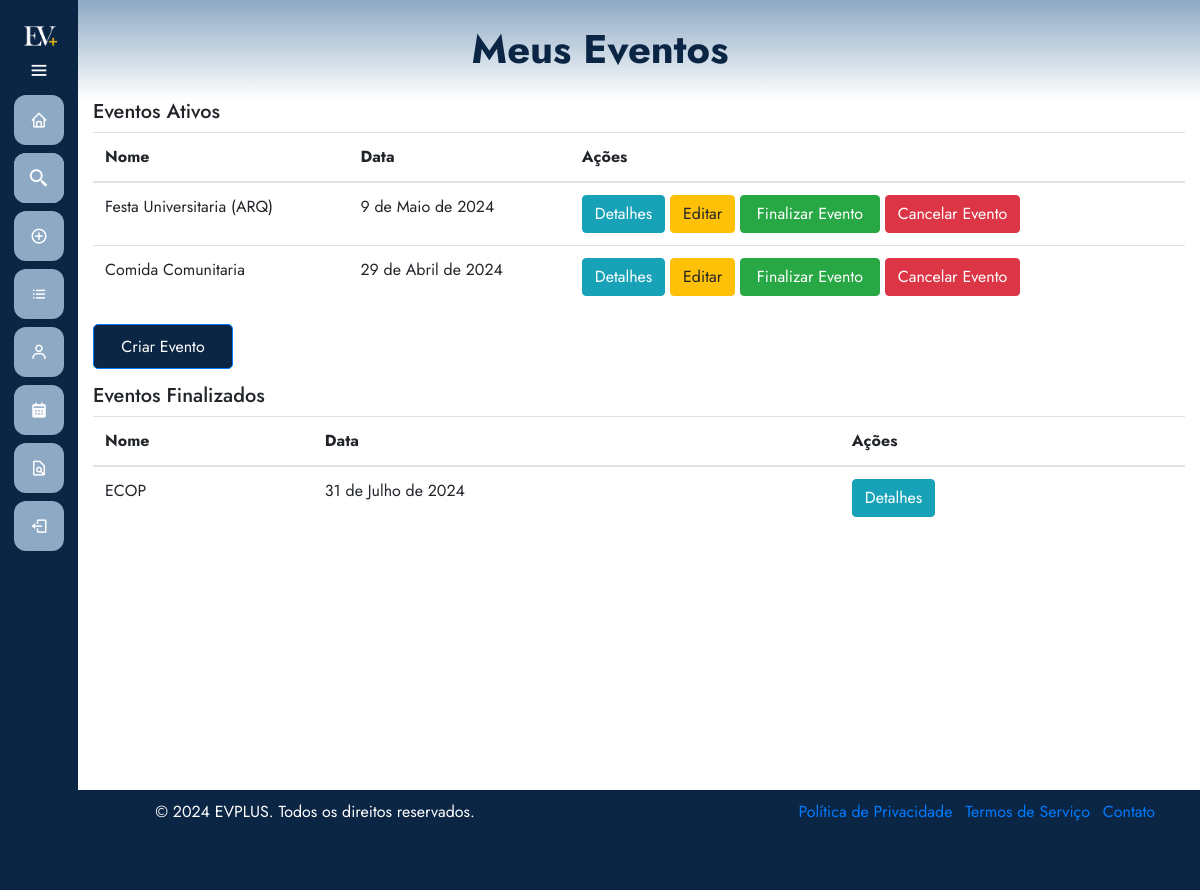
Before: /eventos/meuseventos/ (signed in) with the older database file.
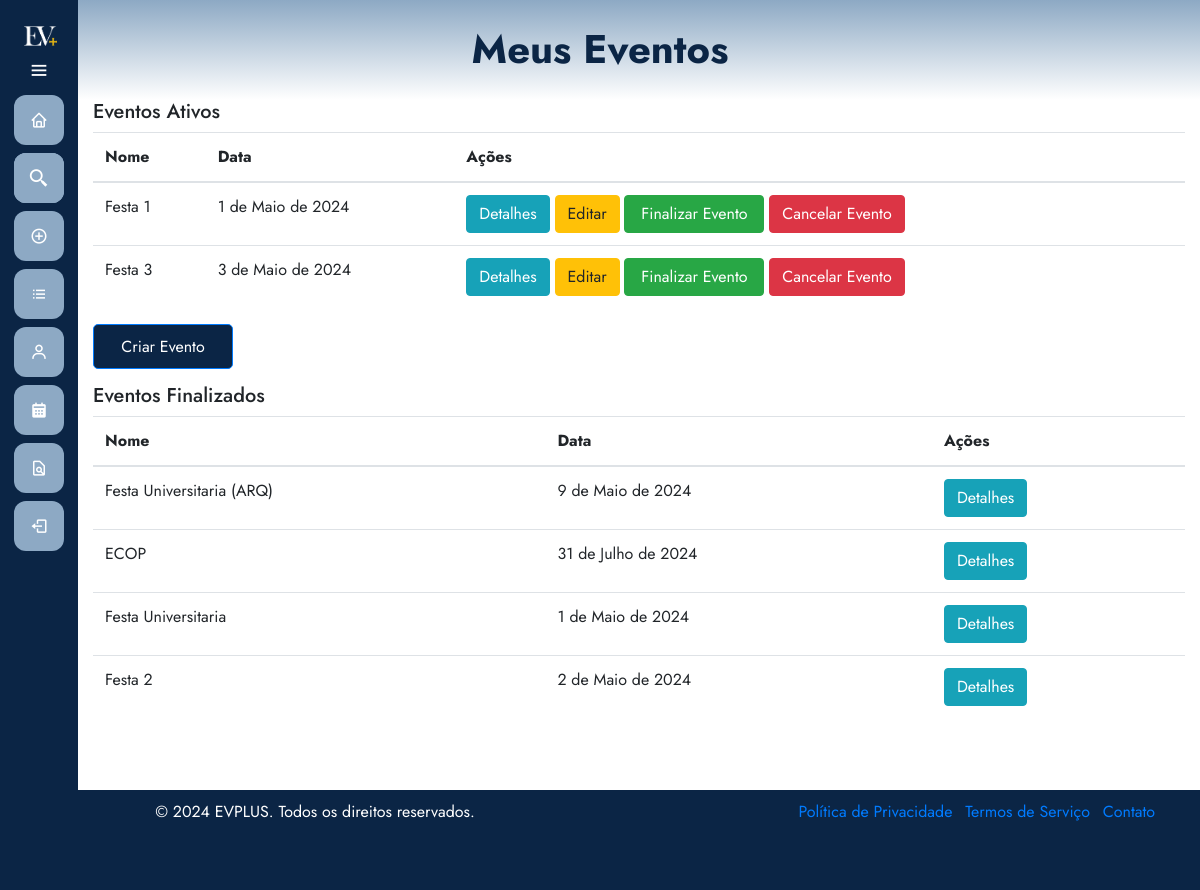
After: the same page with the newer database file.
### eventos/models.py (models this page shows, shortened)
class Evento(models.Model):
    user = models.ForeignKey(User, on_delete=models.CASCADE)
    clients = models.ManyToManyField(User, through='Inscricao', related_name='eventos')
    name = models.CharField(max_length=100)
    description = models.TextField()
    local = models.CharField(max_length=100)
    date = models.DateField()
    time = models.TimeField()
    category = models.CharField(max_length=100)
    banner = models.ImageField(null=True, blank=True, upload_to='images/')
    finalizado = models.BooleanField(default=False)

### eventos/views.py (the view)
# urls.py: path('meuseventos/', views.listarEventos, name='meuseventos'),
@login_required
@permission_required('eventos.add_evento', raise_exception=True)
def listarEventos(request):
    exibir_sidebar = True
    eventos_ativos = Evento.objects.filter(user=request.user, finalizado=False)  # Filtra eventos ativos
    eventos_finalizados = Evento.objects.filter(user=request.user, finalizado=True)  # Filtra eventos finalizados
    return render(request, 'meusEventos.html', {'eventos': eventos_ativos, 'finalizarEvento': eventos_finalizados, 'exibir_sidebar': exibir_sidebar})

### eventos/templates/meuseventos.html (shortened to what this page needs)
{% extends 'base.html' %}
{% load static %}
{% block 'head' %}
    <link rel="stylesheet" href="{% static 'eventos/css/meuseventos.css' %}">
{% endblock %}
{% block 'dashboard' %}
    <div class="container">
        <div class="row">
            <div class="col-md-12">
                <h5>Eventos Ativos</h5>
                <table class="table">
                    <thead>
                        <tr>
                            <th>Nome</th>
                            <th>Data</th>
                            <th>Ações</th>
                        </tr>
                    </thead>
                    <tbody>
                        {% for evento in eventos %}
                            <tr>
                                <td>{{ evento.name }}</td>
                                <td>{{ evento.date }}</td>
                                <td>
                                    <a href="{% url 'eventos:detalhes_evento' evento.id %}" class="btn btn-info">Detalhes</a>
                                    {% if perms.eventos.change_evento %}
                                        <a href="{% url 'eventos:editar_evento' evento.id %}" class="btn btn-warning">Editar</a>
                                        <a href="#" onclick="confirmarFinalizar('{{ evento.id }}')" class="btn btn-success">Finalizar Evento</a>
                                        <a href="#" onclick="confirmarCancelar('{{ evento.id }}')" class="btn btn-danger">Cancelar Evento</a>
                                    {% endif %}
                                </td>
                            </tr>
                        {% endfor %}
                    </tbody>
                </table>
            </div>
        </div>
    </div>
    <div class="container">
        <div class="row">
            <div class="col-md-12">
                <a href="{% url 'eventos:eventos' %}" class="btn btn-primary">Criar Evento</a>
            </div>
        </div>
    </div>
    <div class="container">
        <div class="row">
            <div class="col-md-12">
                <h5>Eventos Finalizados</h5>
                <table class="table">
                    <thead>
                        <tr>
                            <th>Nome</th>
                            <th>Data</th>
                            <th>Ações</th>
                        </tr>
                    </thead>
                    <tbody>
                        {% for evento in finalizarEvento %}
                            <tr>
                                <td>{{ evento.name }}</td>
                                <td>{{ evento.date }}</td>
                                <td>
                                    <a href="{% url 'eventos:detalhes_evento' evento.id %}" class="btn btn-info">Detalhes</a>
                                </td>
                            </tr>
                        {% endfor %}
                    </tbody>
                </table>
            </div>
        </div>
    </div>
{% endblock %}

### templates/base.html (shortened to what this page needs)
{% load static %}
<!doctype html>
<html lang="pt-BR">
<head>
  <link rel="stylesheet" href="https://cdn.jsdelivr.net/npm/bootstrap@4.6.1/dist/css/bootstrap.min.css">
  <link rel="stylesheet" href="{% static 'general/css/base.css' %}">
  <link rel="stylesheet" href="{% static 'general/css/general.css' %}">
  <link href='https://unpkg.com/boxicons@2.0.7/css/boxicons.min.css' rel='stylesheet'>
  {% block 'head' %}{% endblock %}
</head>
<body>
  <div class="page-topo" id="page-topo">
    <h1 class="main-title" id="page-topo-title"></h1>
  </div>
  {% if exibir_sidebar %}
  <div class="sidebar">
    <a href="{% url 'home' %}">
      <div class="logo-details">
          <img src="{% static 'images/LOGO.png' %}" alt="Logo" class="logo">
        </a>
          <i class='bx bx-menu' id="btn" ></i>
      </div>
      <ul class="nav-list">
      <li>
        <a href="{% url 'home' %}">
          <i class='bx bx-home'></i>
        </a>
      </li>
      <li>
      <a href="#">
        <i class='bx bx-search-alt-2 bx-search'></i>
      </a>
      </li>
      {% if perms.eventos.add_evento %}
      <li>
        <a href="{% url 'eventos:eventos' %}">
          <i class='bx bx-plus-circle'></i>
        </a>
      </li>
      {% endif %}
      <li>
        <a href="{% url 'eventos:todos_eventos' %}">
          <i class='bx bx-list-ul'></i>
        </a>
      </li>
      <li>
        <a href="{% url 'conta' %}">
          <i class='bx bx-user'></i>
        </a>
      </li>
      {% if user.is_authenticated %}
      {% if perms.eventos.add_evento %}
      <li>
        <a href="{% url 'eventos:meuseventos' %}">
          <i class='bx bxs-calendar'></i>
        </a>
      </li>
      {% endif %}
      {% if perms.eventos.add_evento %}
      <li>
      <a href="{% url 'eventos:enviar_certificados' %}">
        <i class='bx bx-file-find'></i>
      </a>
      </li>
      {% endif %}
      {% endif %}
      {% if user.is_authenticated %}
      <li>
        <a href="{% url 'logout' %}">
            <i class='bx bx-log-out'></i>
        </a>
      </li>
      {% endif %}
    </ul>
  {% endif %}
  <section class="home-section">
    {% block 'dashboard' %}
    {% endblock %}
  </section>
  <footer class="footer">
    <div class="container">
        <div class="row">
            <div class="col-md-6">
                <p>&copy; 2024 EVPLUS. Todos os direitos reservados.</p>
            </div>
            <div class="col-md-6 text-md-right">
                <ul class="list-inline">
                    <li class="list-inline-item"><a href="#">Política de Privacidade</a></li>
                    <li class="list-inline-item"><a href="#">Termos de Serviço</a></li>
                    <li class="list-inline-item"><a href="#">Contato</a></li>
                </ul>
            </div>
        </div>
    </div>
  </footer>
</body>
</html>

### templates/static/general/css/base.css (style rules this page uses)
* { margin: 0; padding: 0; box-sizing: border-box; font-family: "Jost" , sans-serif; }
.main-title { position: relative; color: var(--dark-color); font-size: 40px; top: 25px; font-weight: bold; text-align: center; z-index: 3; }
.page-topo { position: relative; width: 100%; height: 100px; background-image: linear-gradient(to bottom, var(--main-color), white); z-index: 2; }
.sidebar { position: fixed; left: 0; top: 0; height: 100%; width: 78px; background: var(--dark-color); padding: 6px 14px; z-index: 99; transition: all 0.5s ease; }
.sidebar .logo-details { height: 60px; display: flex; align-items: center; position: relative; }
.sidebar .logo-details #btn { position: absolute; top: 50%; right: 0; transform: translateY(-50%); font-size: 22px; transition: all 0.4s ease; font-size: 23px; text-align: center; cursor: pointer; transition: all 0.5s ease; }
.sidebar i { color: #fff; height: 60px; min-width: 50px; font-size: 28px; text-align: center; line-height: 60px; }
.sidebar .nav-list { margin-top: 20px; height: 100%; }
.sidebar li { position: relative; margin: 8px 0; list-style: none; }
.sidebar .bx-search { position: relative; transform: translateY(-50%); font-size: 22px; background: var(--main-color); color: #FFF; margin-top: 25px; margin-bottom: -25px; }
.sidebar li a { display: flex; height: 100%; width: 100%; border-radius: 12px; align-items: center; text-decoration: none; transition: all 0.4s ease; background: var(--main-color); }
.sidebar li i { height: 50px; line-height: 50px; font-size: 18px; border-radius: 12px; }
.home-section { position: relative; min-height: 80vh; top: 0; background: white; left: 78px; width: calc(100% - 78px); transition: all 0.5s ease; z-index: 2; }
.logo-details { position: relative; top: 0; left: 0; background-color: var(--dark-color); padding: 5px 14px 25px 10px; z-index: 1000; }
.logo { max-height: 20px; transition: max-height 0.5s ease; }
.sidebar { padding-top: 15px; }
.sidebar .logo-details #btn { position: absolute; top: 55px; right: 0px; font-size: 22px; transition: all 0.4s ease; text-align: center; cursor: pointer; }
.footer { position: relative; bottom: 0; width: 100%; height: 100px; background-color: var(--dark-color); color: white; text-align: center; padding-top: 10px; z-index: 1000; margin-top: 50px; }

### templates/static/general/css/general.css (style rules this page uses)
:root { --main-color: #8da9c4; --dark-color: #0b2545; --light-color: #eef4ed; --contrast-color: #467afd; --differential-color: #134074; }

### templates/static/eventos/css/meuseventos.css (style rules this page uses)
.btn-primary { height: 45px; width: 140px; background-color: var(--dark-color); padding: 10px; border-radius: 5px; color: white; margin-bottom: 15px; }
.btn-success { padding: 6px; height: 38px; width: 140px; }

Changed rows visible on the page:
removed Evento: name "Comida Comunitaria", date "29 de Abril de 2024", shown under "Eventos Ativos"
added Evento: name "Festa 1", date "1 de Maio de 2024", shown under "Eventos Ativos"
added Evento: name "Festa 3", date "3 de Maio de 2024", shown under "Eventos Ativos"
changed Evento "Festa Universitaria (ARQ)": moves from the list under "Eventos Ativos" to the list under "Eventos Finalizados"
added Evento: name "Festa Universitaria", date "1 de Maio de 2024", shown under "Eventos Finalizados"
added Evento: name "Festa 2", date "2 de Maio de 2024", shown under "Eventos Finalizados"
